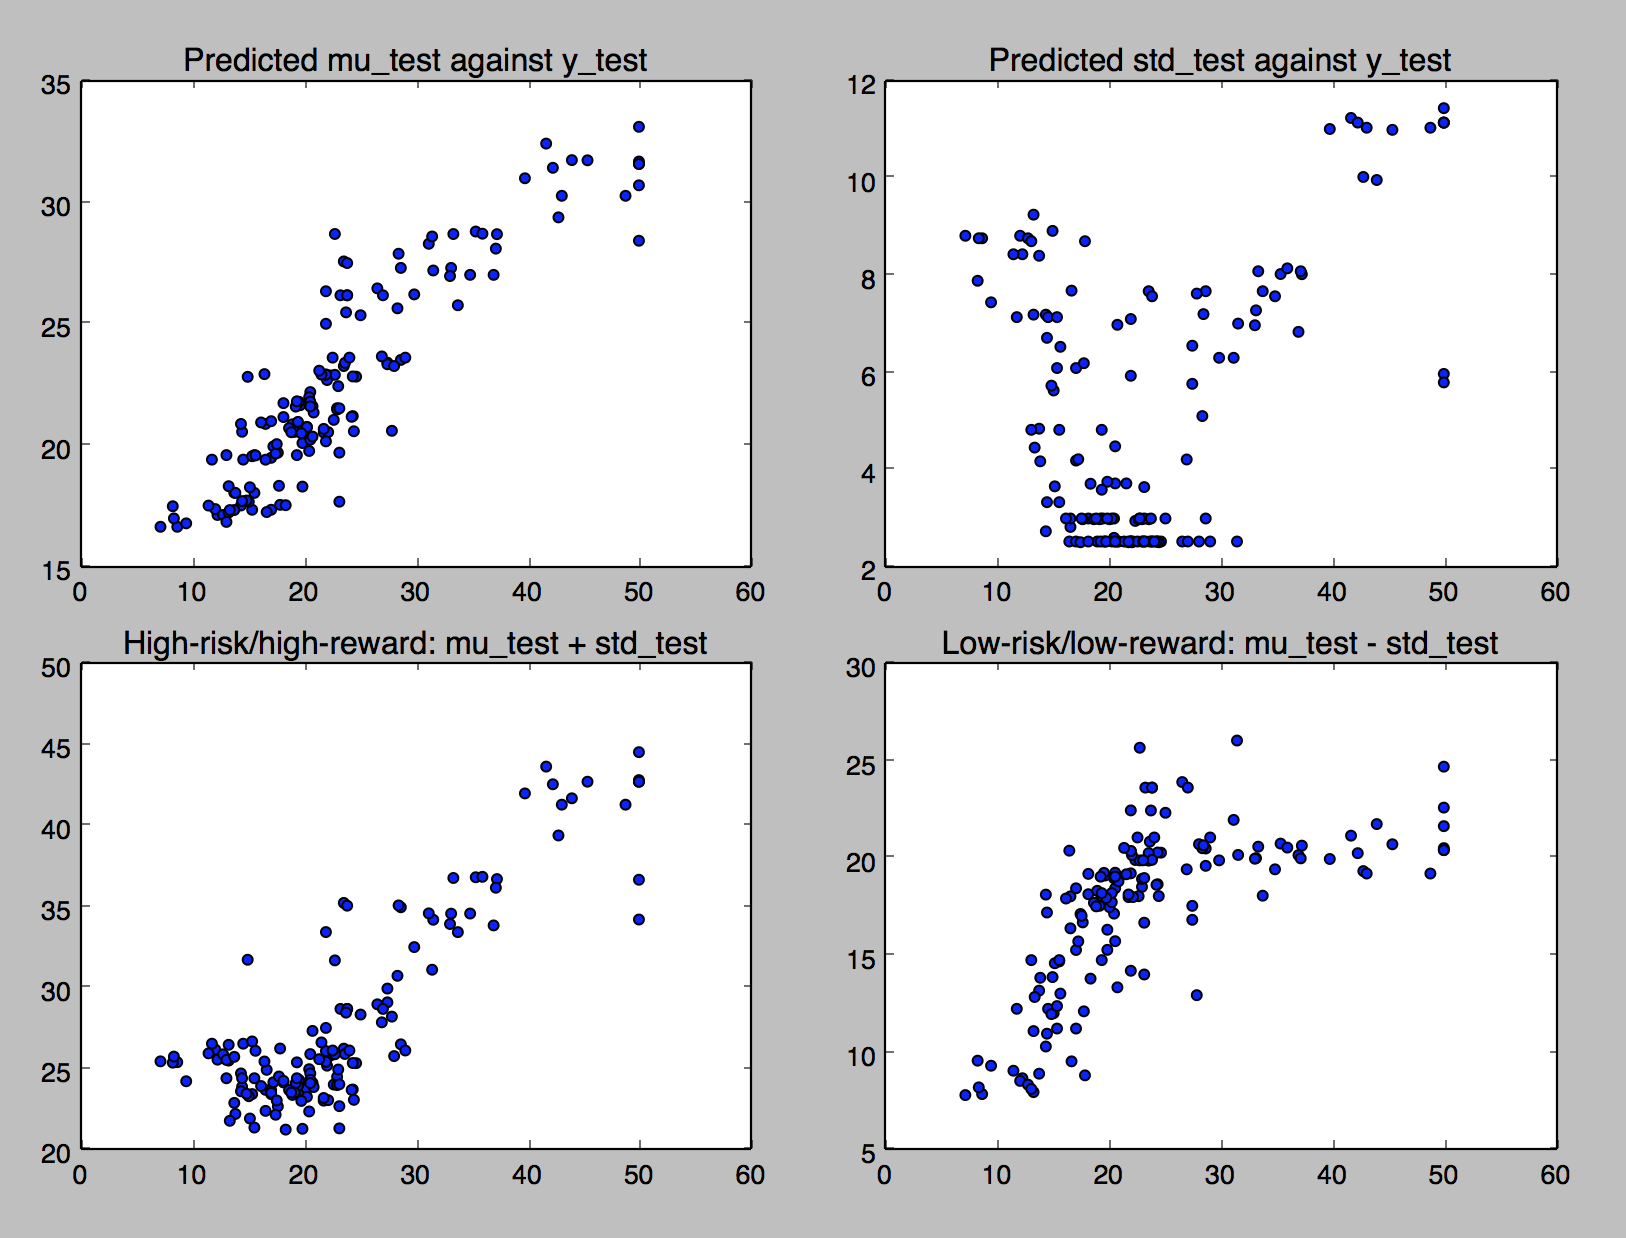

This chart was generated by the following Python code:
__doc__ = """Uncertainty-GBM applied to Boston real-estate data."""


import regressor

import numpy as np
import matplotlib.pyplot as plt

from sklearn import datasets
from sklearn.utils import shuffle


def main():
    boston = datasets.load_boston()
    X, y = shuffle(boston.data, boston.target, random_state=13)
    X = X.astype(np.float32)
    offset = int(X.shape[0] * 0.7)
    X_train, y_train = X[:offset], y[:offset]
    X_test, y_test = X[offset:], y[offset:]

    clf = regressor.UncertaintyGBM(n_estimators=100, max_depth=4,
                                   learning_rate=0.01, verbose=True)
    clf.fit(X_train, y_train)

    pred_test = clf.predict(X_test)
    mu_test = pred_test[:, 0]
    std_test = pred_test[:, 1]

    plt.figure(figsize=(12, 8))
    plt.subplot(2, 2, 1)
    plt.title('Predicted mu_test against y_test')
    plt.scatter(y_test, mu_test)

    plt.subplot(2, 2, 2)
    plt.title('Predicted std_test against y_test')
    plt.scatter(y_test, std_test)

    plt.subplot(2, 2, 3)
    plt.title('High-risk/high-reward: mu_test + std_test')
    plt.scatter(y_test, mu_test + std_test)

    plt.subplot(2, 2, 4)
    plt.title('Low-risk/low-reward: mu_test - std_test')
    plt.scatter(y_test, mu_test - std_test)

    plt.show()


if __name__ == '__main__':
    main()
